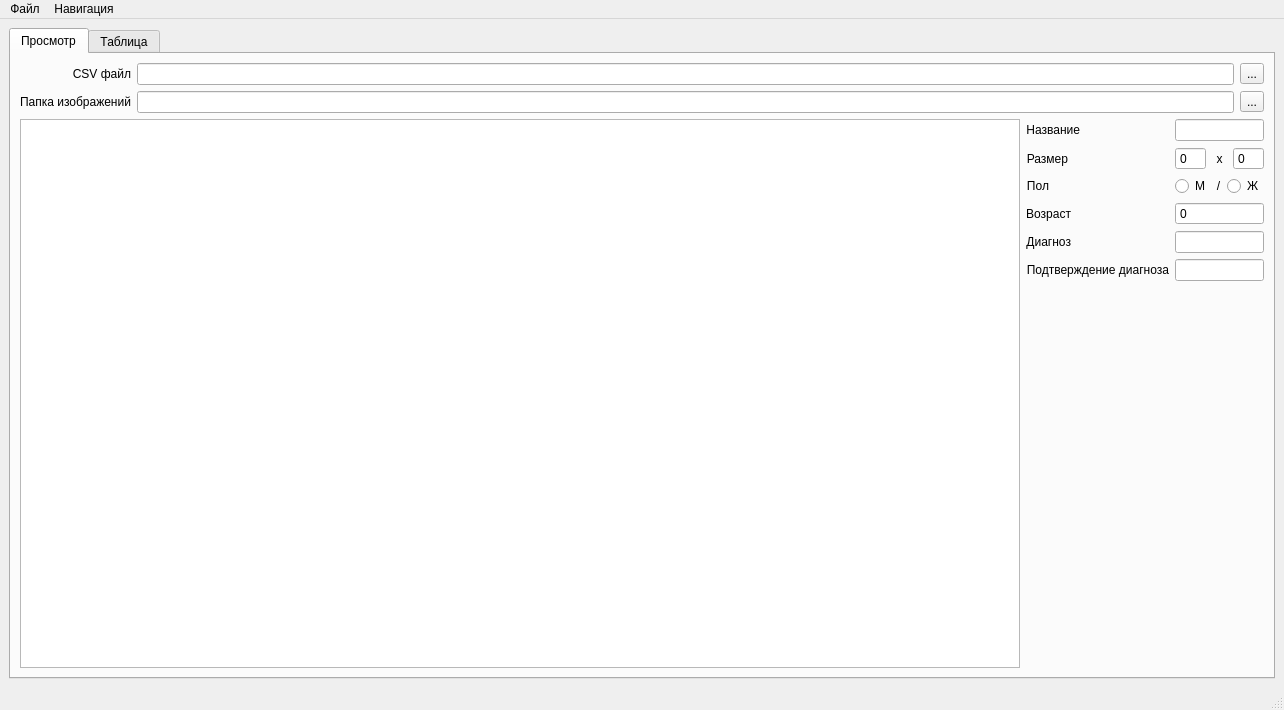
<?xml version="1.0" encoding="UTF-8"?>
<ui version="4.0">
 <class>MainWindow</class>
 <widget class="QMainWindow" name="MainWindow">
  <property name="geometry">
   <rect>
    <x>0</x>
    <y>0</y>
    <width>1282</width>
    <height>710</height>
   </rect>
  </property>
  <property name="windowTitle">
   <string>MainWindow</string>
  </property>
  <widget class="QWidget" name="centralwidget">
   <layout class="QHBoxLayout" name="horizontalLayout_4">
    <item>
     <widget class="QTabWidget" name="tabWidget">
      <property name="currentIndex">
       <number>0</number>
      </property>
      <widget class="QWidget" name="tabView">
       <attribute name="title">
        <string>Просмотр</string>
       </attribute>
       <layout class="QVBoxLayout" name="verticalLayout">
        <item>
         <layout class="QGridLayout" name="gridLayout">
          <item row="0" column="0">
           <widget class="QLabel" name="csvFileLbl">
            <property name="text">
             <string>CSV файл</string>
            </property>
            <property name="alignment">
             <set>Qt::AlignRight|Qt::AlignTrailing|Qt::AlignVCenter</set>
            </property>
           </widget>
          </item>
          <item row="0" column="1">
           <widget class="QLineEdit" name="csvFileLE">
            <property name="readOnly">
             <bool>true</bool>
            </property>
           </widget>
          </item>
          <item row="0" column="2">
           <widget class="QToolButton" name="openCsvBtn">
            <property name="text">
             <string>...</string>
            </property>
           </widget>
          </item>
          <item row="1" column="0">
           <widget class="QLabel" name="imageFoldelLbl">
            <property name="text">
             <string>Папка изображений</string>
            </property>
            <property name="alignment">
             <set>Qt::AlignRight|Qt::AlignTrailing|Qt::AlignVCenter</set>
            </property>
           </widget>
          </item>
          <item row="1" column="1">
           <widget class="QLineEdit" name="imageFolderLE">
            <property name="readOnly">
             <bool>true</bool>
            </property>
           </widget>
          </item>
          <item row="1" column="2">
           <widget class="QToolButton" name="openImageFolderBtn">
            <property name="text">
             <string>...</string>
            </property>
           </widget>
          </item>
         </layout>
        </item>
        <item>
         <layout class="QHBoxLayout" name="horizontalLayout_3">
          <item>
           <widget class="QGraphicsView" name="imgView">
            <property name="sizePolicy">
             <sizepolicy hsizetype="Maximum" vsizetype="Expanding">
              <horstretch>0</horstretch>
              <verstretch>0</verstretch>
             </sizepolicy>
            </property>
            <property name="minimumSize">
             <size>
              <width>1000</width>
              <height>0</height>
             </size>
            </property>
           </widget>
          </item>
          <item>
           <layout class="QFormLayout" name="metaLyt">
            <item row="0" column="0">
             <widget class="QLabel" name="nameLbl">
              <property name="text">
               <string>Название</string>
              </property>
              <property name="alignment">
               <set>Qt::AlignRight|Qt::AlignTrailing|Qt::AlignVCenter</set>
              </property>
             </widget>
            </item>
            <item row="0" column="1">
             <widget class="QLineEdit" name="nameLE"/>
            </item>
            <item row="1" column="0">
             <widget class="QLabel" name="sizeLbl">
              <property name="text">
               <string>Размер</string>
              </property>
              <property name="alignment">
               <set>Qt::AlignRight|Qt::AlignTrailing|Qt::AlignVCenter</set>
              </property>
             </widget>
            </item>
            <item row="1" column="1">
             <layout class="QHBoxLayout" name="sizeHLyt">
              <item>
               <widget class="QSpinBox" name="sizeWSb">
                <property name="readOnly">
                 <bool>true</bool>
                </property>
                <property name="buttonSymbols">
                 <enum>QAbstractSpinBox::NoButtons</enum>
                </property>
                <property name="maximum">
                 <number>601</number>
                </property>
               </widget>
              </item>
              <item>
               <widget class="QLabel" name="sizeXLbl">
                <property name="text">
                 <string>x</string>
                </property>
                <property name="alignment">
                 <set>Qt::AlignCenter</set>
                </property>
               </widget>
              </item>
              <item>
               <widget class="QSpinBox" name="sizeHLbl">
                <property name="readOnly">
                 <bool>true</bool>
                </property>
                <property name="buttonSymbols">
                 <enum>QAbstractSpinBox::NoButtons</enum>
                </property>
                <property name="maximum">
                 <number>601</number>
                </property>
               </widget>
              </item>
             </layout>
            </item>
            <item row="2" column="0">
             <widget class="QLabel" name="sexLbl">
              <property name="text">
               <string>Пол</string>
              </property>
              <property name="alignment">
               <set>Qt::AlignRight|Qt::AlignTrailing|Qt::AlignVCenter</set>
              </property>
             </widget>
            </item>
            <item row="2" column="1">
             <layout class="QHBoxLayout" name="sexHLyt">
              <item>
               <widget class="QRadioButton" name="sexMRb">
                <property name="text">
                 <string>М</string>
                </property>
               </widget>
              </item>
              <item>
               <widget class="QLabel" name="sexSepLbl">
                <property name="text">
                 <string>/</string>
                </property>
                <property name="alignment">
                 <set>Qt::AlignCenter</set>
                </property>
               </widget>
              </item>
              <item>
               <widget class="QRadioButton" name="sexFRb">
                <property name="text">
                 <string>Ж</string>
                </property>
               </widget>
              </item>
             </layout>
            </item>
            <item row="3" column="0">
             <widget class="QLabel" name="agelbl">
              <property name="text">
               <string>Возраст</string>
              </property>
              <property name="alignment">
               <set>Qt::AlignRight|Qt::AlignTrailing|Qt::AlignVCenter</set>
              </property>
             </widget>
            </item>
            <item row="3" column="1">
             <widget class="QSpinBox" name="ageSB">
              <property name="readOnly">
               <bool>true</bool>
              </property>
              <property name="buttonSymbols">
               <enum>QAbstractSpinBox::NoButtons</enum>
              </property>
              <property name="maximum">
               <number>601</number>
              </property>
             </widget>
            </item>
            <item row="4" column="0">
             <widget class="QLabel" name="diagnosisLbl">
              <property name="text">
               <string>Диагноз</string>
              </property>
              <property name="alignment">
               <set>Qt::AlignRight|Qt::AlignTrailing|Qt::AlignVCenter</set>
              </property>
             </widget>
            </item>
            <item row="4" column="1">
             <widget class="QLineEdit" name="diagnosisLE"/>
            </item>
            <item row="5" column="0">
             <widget class="QLabel" name="diagnosisConfLbl">
              <property name="text">
               <string>Подтверждение диагноза</string>
              </property>
              <property name="alignment">
               <set>Qt::AlignRight|Qt::AlignTrailing|Qt::AlignVCenter</set>
              </property>
             </widget>
            </item>
            <item row="5" column="1">
             <widget class="QLineEdit" name="diagnosisConfLe"/>
            </item>
           </layout>
          </item>
         </layout>
        </item>
       </layout>
      </widget>
      <widget class="QWidget" name="tabTable">
       <attribute name="title">
        <string>Таблица</string>
       </attribute>
       <layout class="QVBoxLayout" name="verticalLayout_2">
        <item>
         <widget class="QTableView" name="tableView"/>
        </item>
       </layout>
      </widget>
     </widget>
    </item>
   </layout>
  </widget>
  <widget class="QMenuBar" name="menubar">
   <property name="geometry">
    <rect>
     <x>0</x>
     <y>0</y>
     <width>1282</width>
     <height>21</height>
    </rect>
   </property>
   <widget class="QMenu" name="menuFile">
    <property name="title">
     <string>Файл</string>
    </property>
    <addaction name="actionOpen_File"/>
    <addaction name="actionOpen_Folder"/>
    <addaction name="separator"/>
    <addaction name="actionQuit"/>
   </widget>
   <widget class="QMenu" name="menuNavigation">
    <property name="title">
     <string>Навигация</string>
    </property>
    <addaction name="actionNext"/>
    <addaction name="actionPrevious"/>
   </widget>
   <addaction name="menuFile"/>
   <addaction name="menuNavigation"/>
  </widget>
  <widget class="QStatusBar" name="statusbar"/>
  <action name="actionNext">
   <property name="text">
    <string>Следующее</string>
   </property>
   <property name="toolTip">
    <string>Следующее изображение</string>
   </property>
   <property name="shortcut">
    <string>Right</string>
   </property>
  </action>
  <action name="actionPrevious">
   <property name="text">
    <string>Предыдущее</string>
   </property>
   <property name="toolTip">
    <string>Предыдущее изображение</string>
   </property>
   <property name="shortcut">
    <string>Left</string>
   </property>
  </action>
  <action name="actionQuit">
   <property name="text">
    <string>Выход</string>
   </property>
   <property name="toolTip">
    <string>Выход из программы</string>
   </property>
   <property name="shortcut">
    <string>Ctrl+Q</string>
   </property>
  </action>
  <action name="actionOpen_File">
   <property name="text">
    <string>Открыть CSV</string>
   </property>
   <property name="toolTip">
    <string>Открыть файл с признаками изображений</string>
   </property>
   <property name="shortcut">
    <string>Ctrl+O</string>
   </property>
  </action>
  <action name="actionOpen_Folder">
   <property name="text">
    <string>Открыть папку</string>
   </property>
   <property name="toolTip">
    <string>Открыть папку с изображениями</string>
   </property>
   <property name="shortcut">
    <string>Ctrl+Shift+O</string>
   </property>
  </action>
 </widget>
 <resources/>
 <connections>
  <connection>
   <sender>openCsvBtn</sender>
   <signal>clicked()</signal>
   <receiver>actionOpen_File</receiver>
   <slot>trigger()</slot>
   <hints>
    <hint type="sourcelabel">
     <x>282</x>
     <y>30</y>
    </hint>
    <hint type="destinationlabel">
     <x>-1</x>
     <y>-1</y>
    </hint>
   </hints>
  </connection>
  <connection>
   <sender>openImageFolderBtn</sender>
   <signal>clicked()</signal>
   <receiver>actionOpen_Folder</receiver>
   <slot>trigger()</slot>
   <hints>
    <hint type="sourcelabel">
     <x>292</x>
     <y>70</y>
    </hint>
    <hint type="destinationlabel">
     <x>-1</x>
     <y>-1</y>
    </hint>
   </hints>
  </connection>
 </connections>
</ui>
